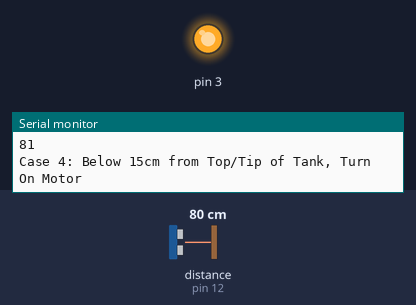
The sketch below on a simulated Arduino Uno, built with avr-gcc and run on an emulated ATmega328P. On the bench: output pins drawn as LEDs (lit = HIGH), the last lines printed to the serial monitor. Inputs (shaded band) come from the test bench; at power-on: distance to the obstacle (sensor on pin 12) 80 cm. The echo pulse lasts 58.3 µs per cm.

Above: at 1.2 s.
1.3 s: distance to the obstacle (sensor on pin 12) set to 6 cm
2.8 s: distance to the obstacle (sensor on pin 12) set to 3 cm
At 4.1 s:
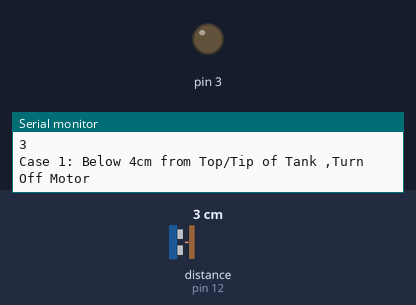
4.4 s: distance to the obstacle (sensor on pin 12) set to 35 cm
At 4.9 s:
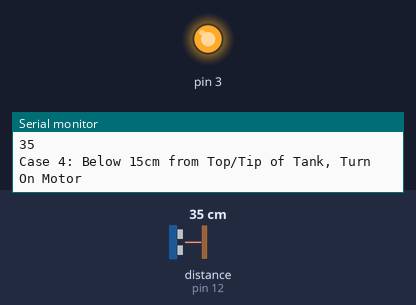
5.9 s: distance to the obstacle (sensor on pin 12) set to 2 cm
At 6.6 s:
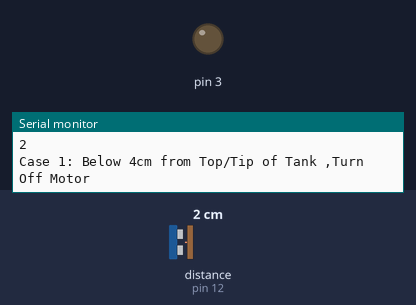
Timing chart, 0 to 8.4 s (numbered marks = the images above; inputs shaded):
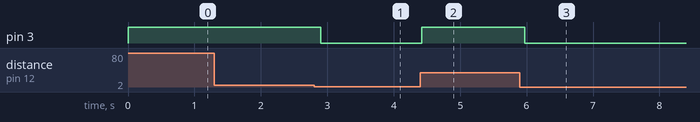

Measured:
- the behaviour switches between 5 and 4 cm on distance to the obstacle (sensor on pin 12) (found by bisection; images 0 and 1)
- after the input at 2.8 s, pin 3: HIGH → LOW after 0.10 s
- after the input at 4.4 s, pin 3: LOW → HIGH at once
- after the input at 5.9 s, pin 3: HIGH → LOW after 0.07 s

The sketch:

Water-Level-Controller.ino
```cpp
/*
Automatic water level controller switches ON the motor
when the water level in the tank becomes low (desired prefixed lower limit)
making sure that water is present in the sump.
It switches OFF the motor once the tank becomes full
*/

#include <NewPing.h>
const int TriggerPin = 11;
const int EchoPin = 12;

// 100 = maxDistance
NewPing sonar(TriggerPin, EchoPin, 100);

void setup() {
  Serial.begin(9600);
  pinMode(3,OUTPUT);
}

void loop() {

  int distance = sonar.ping_cm();
  Serial.println(distance);
  if (distance > 0) {
    if (distance <=4 ) {
      Serial.println("Case 1: Below 4cm from Top/Tip of Tank ,Turn Off Motor");
      digitalWrite(3,LOW);
    } else if (distance <=10) {
      Serial.println("Case 2: Below 10cm from Top/Tip of Tank, Turn On Motor");
      digitalWrite(3,HIGH);
    } else if (distance <=15) {
      Serial.println("Case 3: Below 15cm from Top/Tip of Tank, Turn On Motor");
      digitalWrite(3,HIGH);
    } else {
      Serial.println("Case 4: Below 15cm from Top/Tip of Tank, Turn On Motor");
      digitalWrite(3,HIGH);
    }
  }
  delay(100); //50 to100 ms
}
```
